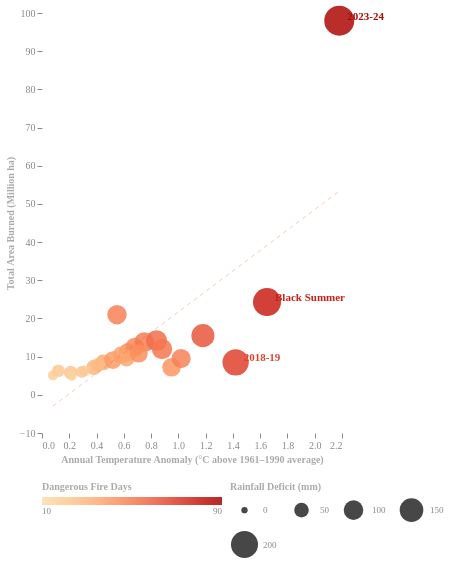

Describe this chart as a Vega-Lite specification.
### Vega-Lite specification from a JSON file in a GitHub repository (floating-point values rounded to 4 significant figures)
{"$schema": "https://vega.github.io/schema/vega-lite/v5.json", "width": "container", "height": 420, "background": "transparent", "data": {"values": [{"season": "1999-00", "temp_anomaly": 0.12, "area_mha": 6.3, "rainfall_deficit": 35, "fire_days": 22}, {"season": "2000-01", "temp_anomaly": 0.08, "area_mha": 5.1, "rainfall_deficit": 18, "fire_days": 18}, {"season": "2001-02", "temp_anomaly": 0.21, "area_mha": 5.8, "rainfall_deficit": 42, "fire_days": 24}, {"season": "2002-03", "temp_anomaly": 0.55, "area_mha": 21.0, "rainfall_deficit": 98, "fire_days": 48}, {"season": "2003-04", "temp_anomaly": 0.38, "area_mha": 7.2, "rainfall_deficit": 55, "fire_days": 30}, {"season": "2004-05", "temp_anomaly": 0.29, "area_mha": 6.0, "rainfall_deficit": 28, "fire_days": 22}, {"season": "2005-06", "temp_anomaly": 0.45, "area_mha": 8.5, "rainfall_deficit": 62, "fire_days": 34}, {"season": "2006-07", "temp_anomaly": 0.52, "area_mha": 9.1, "rainfall_deficit": 78, "fire_days": 40}, {"season": "2007-08", "temp_anomaly": 0.41, "area_mha": 7.8, "rainfall_deficit": 44, "fire_days": 28}, {"season": "2008-09", "temp_anomaly": 0.63, "area_mha": 11.2, "rainfall_deficit": 85, "fire_days": 42}, {"season": "2009-10", "temp_anomaly": 0.58, "area_mha": 10.4, "rainfall_deficit": 72, "fire_days": 38}, {"season": "2010-11", "temp_anomaly": 0.22, "area_mha": 4.8, "rainfall_deficit": 10, "fire_days": 15}, {"season": "2011-12", "temp_anomaly": 0.31, "area_mha": 6.2, "rainfall_deficit": 25, "fire_days": 20}, {"season": "2012-13", "temp_anomaly": 0.68, "area_mha": 12.5, "rainfall_deficit": 90, "fire_days": 46}, {"season": "2013-14", "temp_anomaly": 0.75, "area_mha": 13.8, "rainfall_deficit": 102, "fire_days": 50}, {"season": "2014-15", "temp_anomaly": 0.62, "area_mha": 9.6, "rainfall_deficit": 68, "fire_days": 36}, {"season": "2015-16", "temp_anomaly": 0.84, "area_mha": 14.2, "rainfall_deficit": 115, "fire_days": 55}, {"season": "2016-17", "temp_anomaly": 0.71, "area_mha": 10.8, "rainfall_deficit": 82, "fire_days": 44}, {"season": "2017-18", "temp_anomaly": 0.88, "area_mha": 12.0, "rainfall_deficit": 108, "fire_days": 52}, {"season": "2018-19", "temp_anomaly": 1.42, "area_mha": 8.5, "rainfall_deficit": 188, "fire_days": 68, "label": "2018-19"}, {"season": "2019-20", "temp_anomaly": 1.65, "area_mha": 24.3, "rainfall_deficit": 215, "fire_days": 78, "label": "Black Summer"}, {"season": "2020-21", "temp_anomaly": 0.95, "area_mha": 7.2, "rainfall_deficit": 88, "fire_days": 42}, {"season": "2021-22", "temp_anomaly": 1.02, "area_mha": 9.5, "rainfall_deficit": 95, "fire_days": 48}, {"season": "2022-23", "temp_anomaly": 1.18, "area_mha": 15.5, "rainfall_deficit": 142, "fire_days": 62}, {"season": "2023-24", "temp_anomaly": 2.18, "area_mha": 98.0, "rainfall_deficit": 248, "fire_days": 88, "label": "2023-24"}]}, "layer": [{"mark": {"type": "point", "filled": true, "opacity": 0.85}, "encoding": {"x": {"field": "temp_anomaly", "type": "quantitative", "title": "Annual Temperature Anomaly (°C above 1961–1990 average)", "axis": {"titleColor": "#aaa", "labelColor": "#888", "titleFont": "DM Mono", "labelFont": "DM Mono", "titleFontSize": 10, "grid": true, "gridColor": "rgba(255,255,255,.08)", "domainColor": "rgba(255,255,255,.2)"}}, "y": {"field": "area_mha", "type": "quantitative", "title": "Total Area Burned (Million ha)", "axis": {"titleColor": "#aaa", "labelColor": "#888", "titleFont": "DM Mono", "labelFont": "DM Mono", "titleFontSize": 10, "grid": true, "gridColor": "rgba(255,255,255,.08)", "domainColor": "rgba(255,255,255,.2)"}}, "size": {"field": "rainfall_deficit", "type": "quantitative", "title": "Rainfall Deficit (mm)", "scale": {"range": [40, 900]}, "legend": {"orient": "bottom", "titleColor": "#aaa", "labelColor": "#888", "titleFont": "DM Mono", "labelFont": "DM Mono", "titleFontSize": 10, "labelFontSize": 9, "columns": 4, "symbolLimit": 5}}, "color": {"field": "fire_days", "type": "quantitative", "title": "Dangerous Fire Days", "scale": {"scheme": "orangered", "domain": [10, 90]}, "legend": {"orient": "bottom", "titleColor": "#aaa", "labelColor": "#888", "titleFont": "DM Mono", "labelFont": "DM Mono", "titleFontSize": 10, "labelFontSize": 9, "gradientLength": 180, "gradientThickness": 8, "direction": "horizontal"}}, "tooltip": [{"field": "season", "title": "Fire Season"}, {"field": "temp_anomaly", "title": "Temp Anomaly (°C)", "format": ".2f"}, {"field": "area_mha", "title": "Area Burned (M ha)", "format": ".1f"}, {"field": "rainfall_deficit", "title": "Rainfall Deficit (mm)"}, {"field": "fire_days", "title": "Dangerous Fire Days"}]}}, {"mark": {"type": "text", "align": "left", "dx": 8, "dy": -4, "fontSize": 11, "font": "DM Mono", "fontWeight": 600}, "transform": [{"filter": "datum.label != null"}], "encoding": {"x": {"field": "temp_anomaly", "type": "quantitative"}, "y": {"field": "area_mha", "type": "quantitative"}, "text": {"field": "label"}, "color": {"field": "fire_days", "type": "quantitative", "scale": {"scheme": "orangered", "domain": [10, 90]}}}}, {"mark": {"type": "line", "color": "rgba(232,82,10,.3)", "strokeDash": [4, 4], "strokeWidth": 1}, "transform": [{"regression": "area_mha", "on": "temp_anomaly"}], "encoding": {"x": {"field": "temp_anomaly", "type": "quantitative"}, "y": {"field": "area_mha", "type": "quantitative"}}}], "config": {"background": "transparent", "view": {"stroke": null}}}
